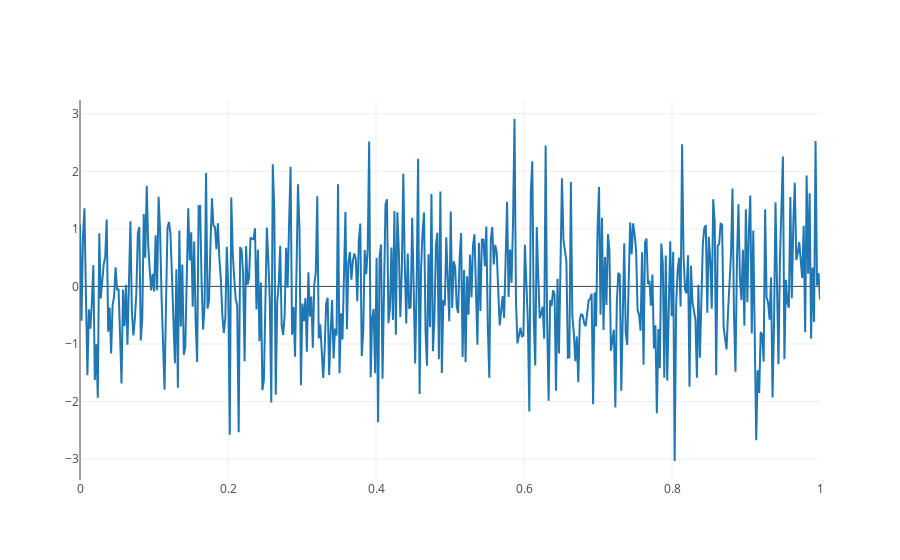

Notebook cell for this chart:
### Code cell
# Create random data with numpy
import numpy as np

N = 500
random_x = np.linspace(0, 1, N)
random_y = np.random.randn(N)

# Create a trace
trace = go.Scatter(
    x = random_x,
    y = random_y
)

data = [trace]

iplot(data, filename='basic-line')

### Figure 1 — Plotly figure (JSON) as saved in the notebook; plotly's stock layout.template omitted (floating-point values rounded to 4 significant figures; data arrays with more than 128 entries replaced by an {"elided": "..."} marker saying what was removed)
{"data": [{"type": "scatter", "uid": "c2dbadd2-bf64-11e8-a83a-02ccb4a0b651", "x": {"elided": "500 float values"}, "y": {"elided": "500 float values"}}], "layout": {}}
